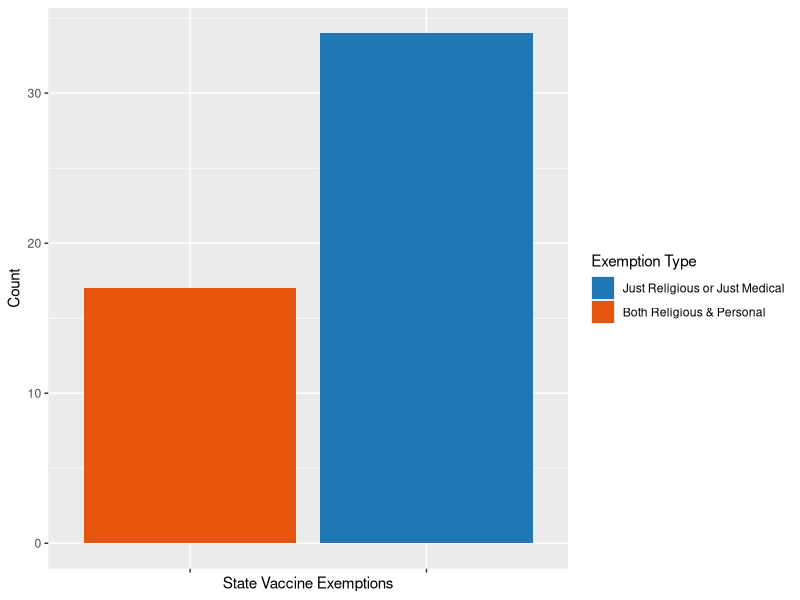
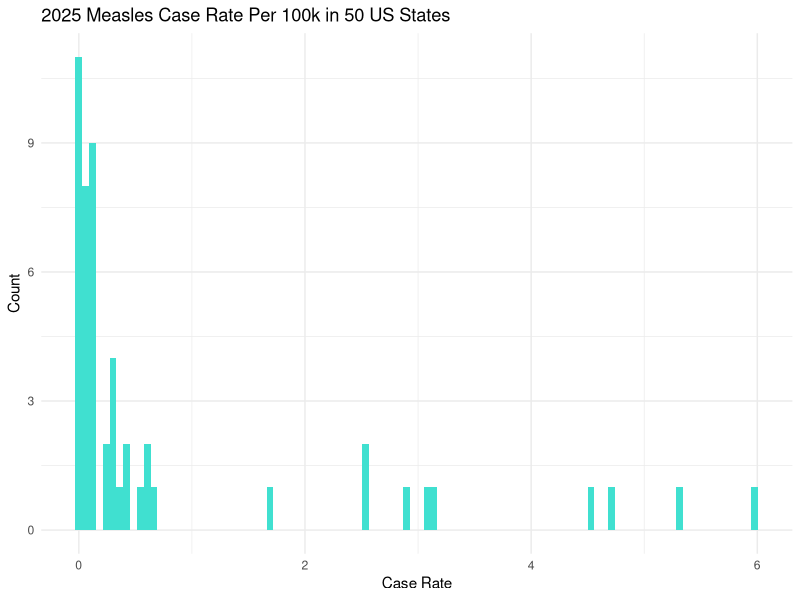
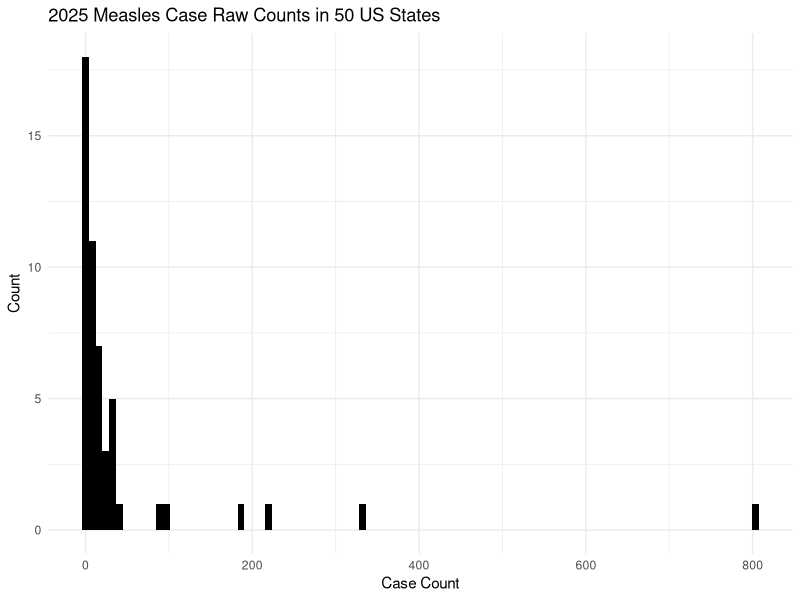
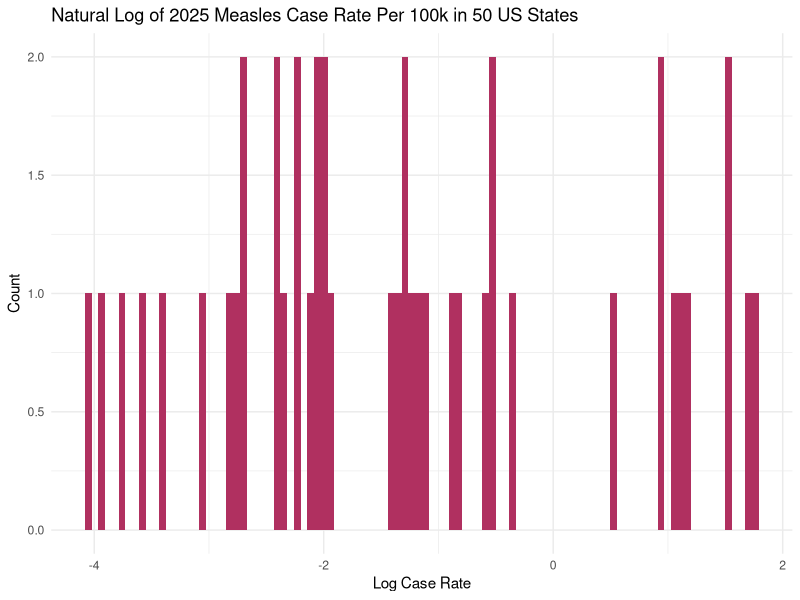
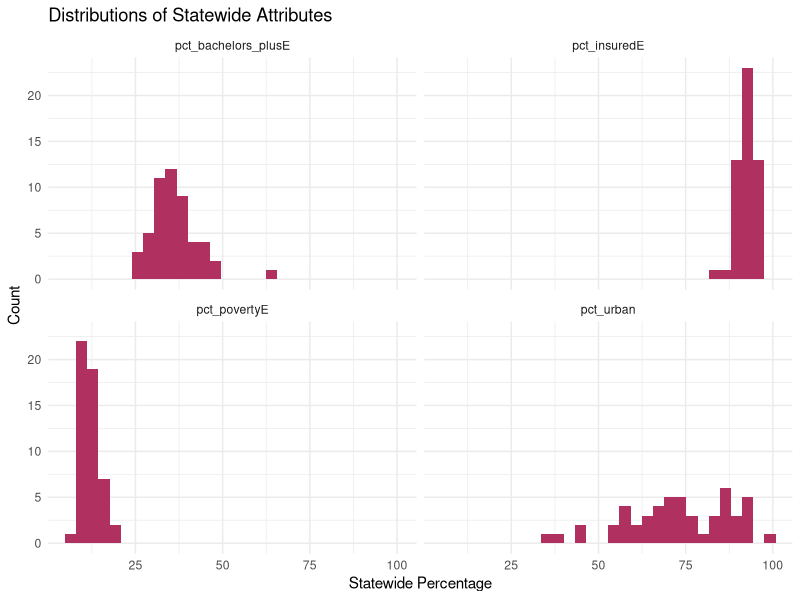
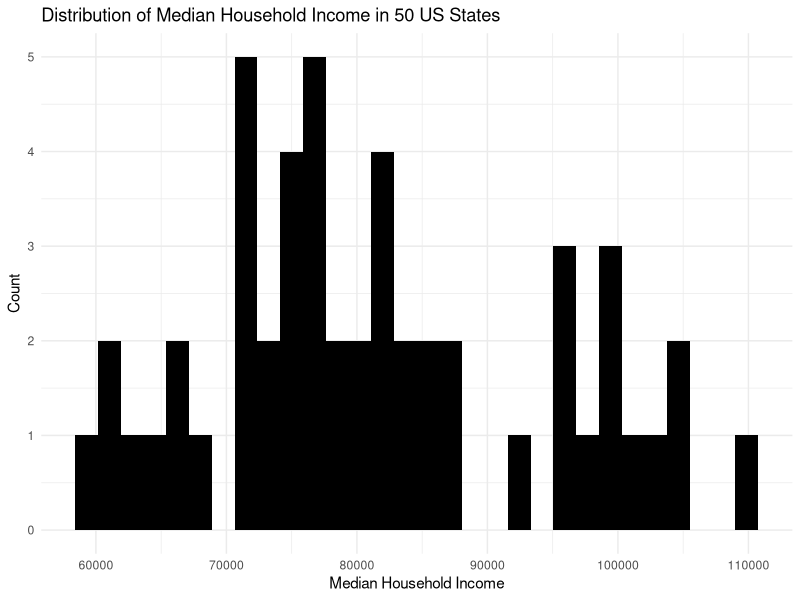
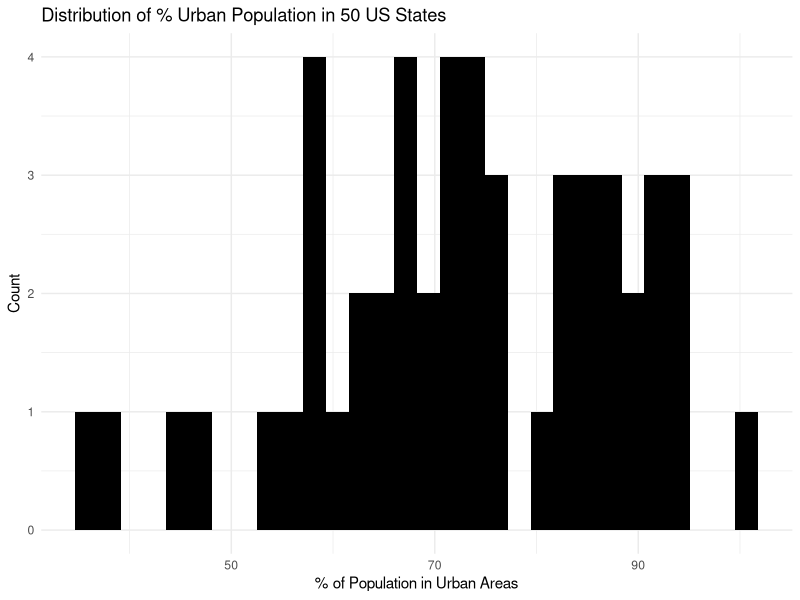

The R source for these figures, in order:
## ---- chunk 1
library(tidyverse)
clean_data <- read.csv("data/clean_state_data.csv")
## ---- chunk 2
clean_data %>%
  mutate(exemp_pol = case_when(
    exposure_binary == 1 ~ "Both Religious & Personal",
    exposure_binary == 0 ~ "Religious or Medical"
  )) %>%
  ggplot(aes(x=exemp_pol, fill = as.factor(exposure_binary))) +
  geom_bar() +
  xlab("State Vaccine Exemptions") +
  ylab("Count") +
  scale_fill_manual(
    name = "Exemption Type",   # legend title
    values = c("0" = "#1f77b4", "1" = "#e6550d"),  # your colors
    labels = c("0" = "Just Religious or Just Medical",
               "1" = "Both Religious & Personal")
  ) +
 theme(axis.text.x = element_blank())
## ---- chunk 3
#let's first look at the distribution of outcome
#note: could potentially use poisson or neg-bin regression since our outcome data is right-skewed for raw count data
clean_data %>%
  ggplot(aes(x = cases_per_100k)) +
  geom_histogram(bins = 100, fill = "turquoise") +
  labs(x = "Case Rate", y = "Count") +
  ggtitle("2025 Measles Case Rate Per 100k in 50 US States") +
  theme_minimal()

clean_data %>%
  ggplot(aes(x = measles_cases)) +
  geom_histogram(bins = 100, fill = "black") +
  labs(x = "Case Count", y = "Count") +
  ggtitle("2025 Measles Case Raw Counts in 50 US States") +
  theme_minimal()

clean_data %>%
  ggplot(aes(x = log(cases_per_100k))) +
  geom_histogram(bins = 100, fill = "maroon") +
  labs(x = "Log Case Rate", y = "Count") +
  ggtitle("Natural Log of 2025 Measles Case Rate Per 100k in 50 US States") +
  theme_minimal()
## ---- chunk 4
#want to make a facet wrap plot so this is going to take a sec
clean_data_long <- clean_data %>%
  select(pct_insuredE, pct_bachelors_plusE, pct_povertyE, pct_urban) %>%
  pivot_longer(
    cols = c(pct_insuredE, pct_bachelors_plusE, pct_povertyE, pct_urban),
    names_to = "Measure",
    values_to = "Percent"
  )

clean_data_long %>%
  ggplot(aes(x = Percent)) +
  geom_histogram(fill = "maroon") +
  facet_wrap(~Measure) +
  theme_minimal() +
  labs(x = "Statewide Percentage", y = "Count") +
  ggtitle("Distributions of Statewide Attributes")

clean_data %>%
  ggplot(aes(x = median_hh_incomeE)) +
  geom_histogram(fill = "black") + 
  theme_minimal() +
  labs(x = "Median Household Income", y = "Count") +
  ggtitle("Distribution of Median Household Income in 50 US States")

clean_data %>%
  ggplot(aes(x = pct_urban)) +
  geom_histogram(fill = "black") + 
  theme_minimal() +
  labs(x = "% of Population in Urban Areas", y = "Count") +
  ggtitle("Distribution of % Urban Population in 50 US States")
